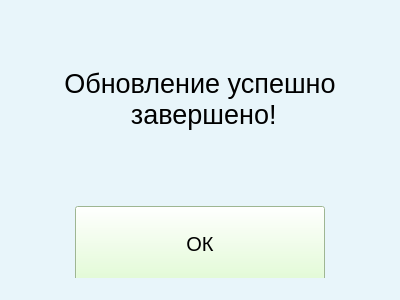
<?xml version="1.0" encoding="UTF-8"?>
<ui version="4.0">
 <class>MainWindow</class>
 <widget class="QMainWindow" name="MainWindow">
  <property name="geometry">
   <rect>
    <x>0</x>
    <y>0</y>
    <width>400</width>
    <height>300</height>
   </rect>
  </property>
  <property name="minimumSize">
   <size>
    <width>400</width>
    <height>300</height>
   </size>
  </property>
  <property name="maximumSize">
   <size>
    <width>400</width>
    <height>300</height>
   </size>
  </property>
  <property name="font">
   <font>
    <underline>false</underline>
   </font>
  </property>
  <property name="mouseTracking">
   <bool>true</bool>
  </property>
  <property name="tabletTracking">
   <bool>true</bool>
  </property>
  <property name="windowTitle">
   <string>Обновление успешно!</string>
  </property>
  <property name="styleSheet">
   <string notr="true">background-color: rgb(232, 245, 250);</string>
  </property>
  <widget class="QWidget" name="centralwidget">
   <layout class="QVBoxLayout" name="verticalLayout">
    <item>
     <widget class="QLabel" name="label">
      <property name="font">
       <font>
        <pointsize>20</pointsize>
       </font>
      </property>
      <property name="layoutDirection">
       <enum>Qt::LeftToRight</enum>
      </property>
      <property name="text">
       <string>Обновление успешно
 завершено!</string>
      </property>
      <property name="alignment">
       <set>Qt::AlignCenter</set>
      </property>
     </widget>
    </item>
    <item>
     <layout class="QHBoxLayout" name="horizontalLayout">
      <item>
       <widget class="QPushButton" name="update_succeddful_but">
        <property name="minimumSize">
         <size>
          <width>250</width>
          <height>75</height>
         </size>
        </property>
        <property name="maximumSize">
         <size>
          <width>250</width>
          <height>50</height>
         </size>
        </property>
        <property name="font">
         <font>
          <pointsize>15</pointsize>
         </font>
        </property>
        <property name="mouseTracking">
         <bool>true</bool>
        </property>
        <property name="styleSheet">
         <string notr="true">background-color: rgb(255, 255, 255);
background-color: rgb(221, 255, 204);
</string>
        </property>
        <property name="text">
         <string>ОК</string>
        </property>
       </widget>
      </item>
     </layout>
    </item>
   </layout>
  </widget>
  <widget class="QMenuBar" name="menubar">
   <property name="geometry">
    <rect>
     <x>0</x>
     <y>0</y>
     <width>400</width>
     <height>26</height>
    </rect>
   </property>
  </widget>
  <widget class="QStatusBar" name="statusbar"/>
 </widget>
 <resources/>
 <connections/>
</ui>
